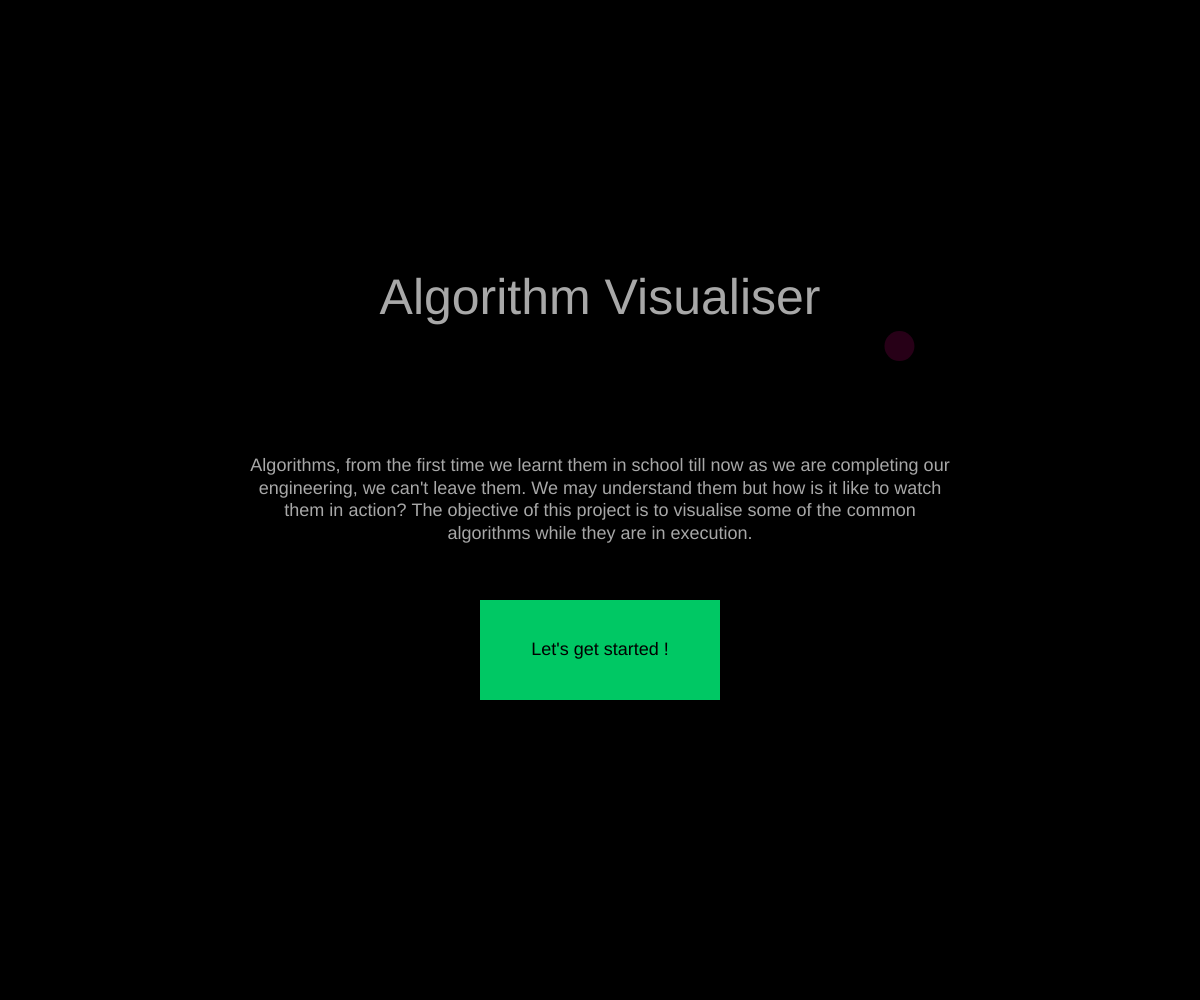
Frame 1 (no input)
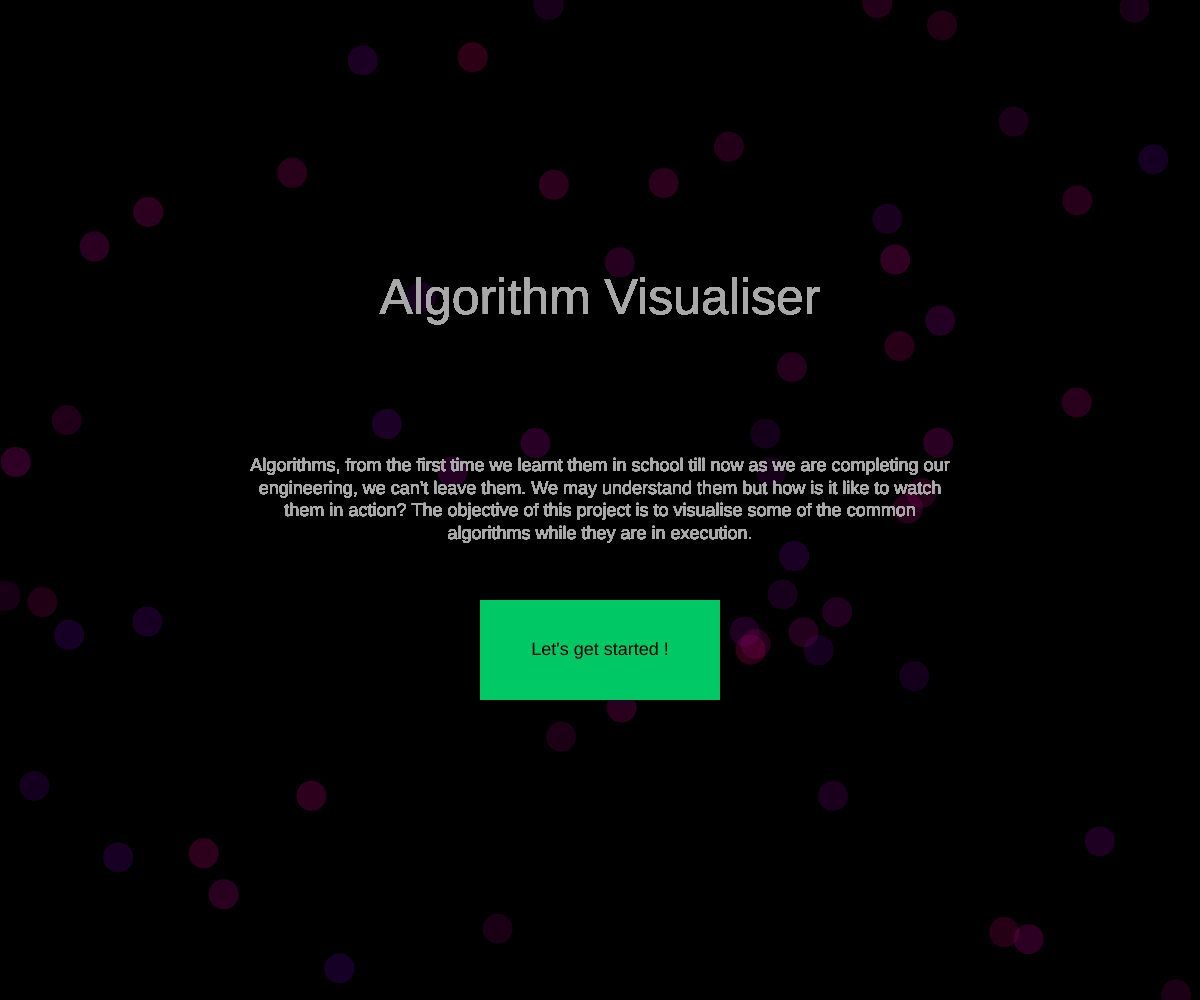
Frame 60 (no input)
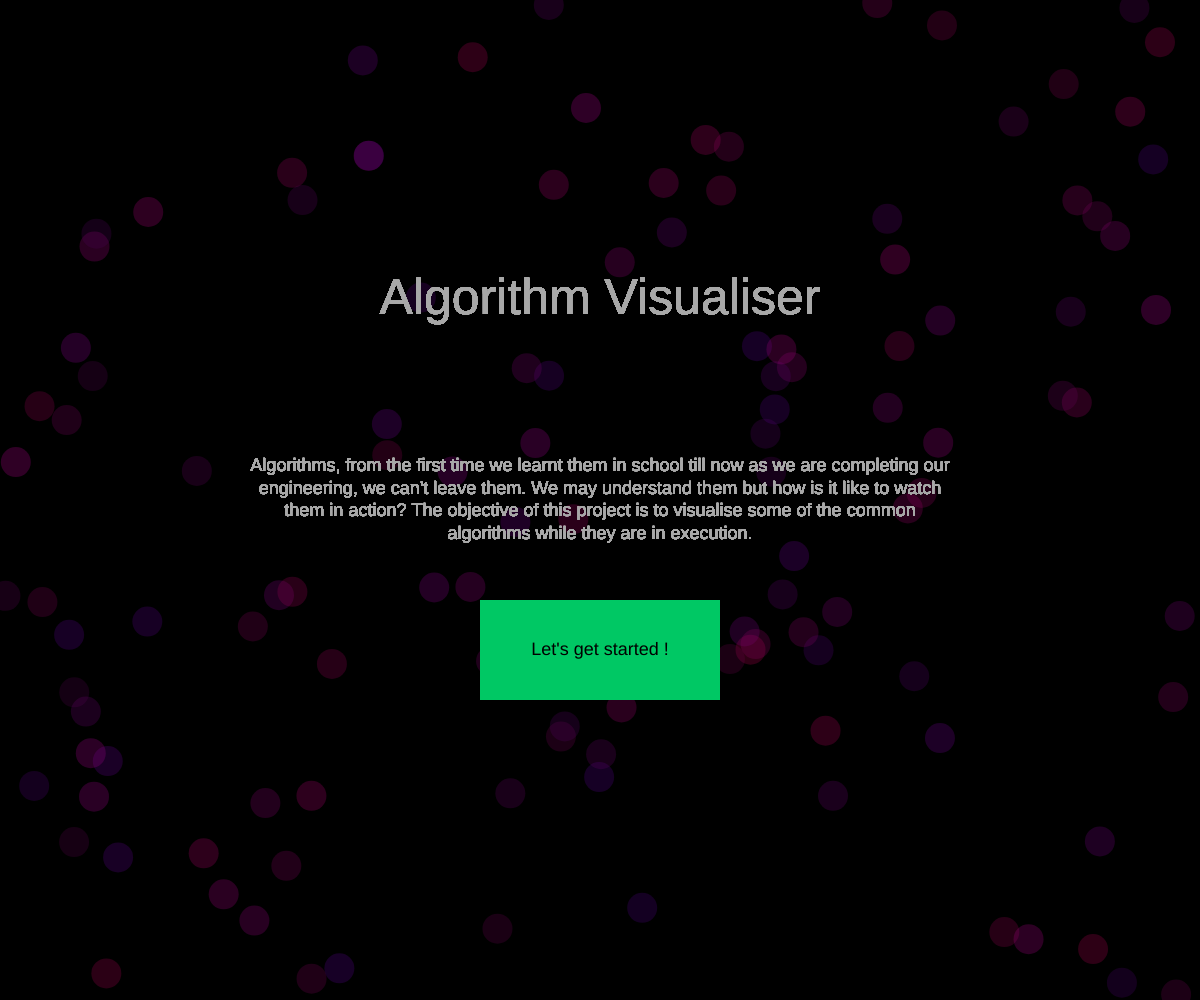
Frame 120 (the mouse pressed at the canvas centre since frame 60)

The p5.js sketch that drew these frames (run headless with seeded random() and noise() and a simulated clock; from frame 60 on, the mouse is pressed at the canvas centre):

// p5.js sketch
// ── sketch.js
let array,
  colors,
  sorter,
  representation,
  paused = true,
  w,
  passes,
  swaps,
  compares;
let pageNo;
const bubbleSort = new BubbleSort();
const selectionSortMax = new SelectionSortMax();
const selectionSortMin = new SelectionSortMin();
const insertionSort = new InsertionSort();
const mergeSort = new MergeSort();
const quickSort = new QuickSort();
const DOT = 0,
  LINE = 1;

const col = {
  r: 250,
  g: 0,
  b: 190
};

const spot = {
  x: 0,
  y: 0
};


const algorithms = {
  bubbleSort,
  selectionSortMax,
  selectionSortMin,
  insertionSort,
  mergeSort,
  quickSort,
  auxualary: {
    name: 'And a lot more coming soon!!',
    count: 0,
    representation: LINE,
    sorter: function* (arr, colors) { }
  }
}

function initialiseElements() {
  if (pageNo === 1) {
    let select_algorithm = createSelect();
    select_algorithm.position(10, 10);

    for (let algo in algorithms) {
      select_algorithm.option(algorithms[algo]['name'], algo);
    }

    select_algorithm.changed(() => {
      let algorithm = algorithms[select_algorithm.value()];
      input_count.value(algorithm['count']);
      init(algorithm, algorithm['count']);
      shuffle(array, true);
    });

    let input_count = createInput(algorithms[select_algorithm.value()]['count'].toString());
    input_count.position(10, 60);
    input_count.attribute('type', 'number');
    input_count.attribute('min', '10');
    input_count.attribute('max', '1000');

    let button_range = createButton('Ordered');
    button_range.position(10, 80);
    button_range.mousePressed(() => {
      init(algorithms[select_algorithm.value()], parseInt(input_count.value()));
    });

    let button_reversed = createButton('Reversed');
    button_reversed.position(10, 100);
    button_reversed.mousePressed(() => {
      init(algorithms[select_algorithm.value()], parseInt(input_count.value()));
      reverse(array);
    });

    let button_shuffled = createButton('Shuffled');
    button_shuffled.position(10, 120);
    button_shuffled.mousePressed(() => {
      init(algorithms[select_algorithm.value()], parseInt(input_count.value()));
      shuffle(array, true);
    });

    /*
    let button_random = createButton('Random');
    button_random.position(10, 140);
    button_random.mousePressed(() => {
      init(algorithms[select_algorithm.value()], parseInt(input_count.value()));
  
      let maximum = max(array);
      let minimum = min(array);
  
      for (let i in array) {
        array[i] = random(minimum, maximum);
      }
    });
  
    let button_noise = createButton('Noise');
    button_noise.position(10, 160);
    button_noise.mousePressed(() => {
      init(algorithms[select_algorithm.value()], parseInt(input_count.value()));
    });
    */

    // let button_back = createButton('Back');
    // button_back.position(width - 200, 10);
    // button_back.mousePressed(() => {
    //   pageNo = 0;
    //   // colors = null;
    //   // sorter = null;
    //   // representation = 0;
    //   // paused = true;
    //   // w = 0;
    //   // noLoop();
    //   // clear();
    //   background(0);
    //   // loop();
    // });

    let button_pause = createButton('Pause');
    button_pause.position(10, 35);
    button_pause.mousePressed(() => {
      paused = true
    });

    let button_next = createButton('Next');
    button_next.position(60, 35);
    button_next.mousePressed(() => {
      if (paused) {
        paused = false;
        redraw();
        paused = true;
      }
    });

    let button_sort = createButton('Sort!');
    button_sort.position(110, 35);
    button_sort.mousePressed(() => {
      if (!paused) {
        init(algorithms[select_algorithm.value()], parseInt(input_count.value()));
        shuffle(array, true);
      }

      paused = false;
    });

    init(algorithms[select_algorithm.value()], parseInt(input_count.value()));
    shuffle(array, true);
  }
}
function landingPage() {

  textAlign(CENTER, CENTER);
  fill('#A8A8A8');
  textSize(50);
  text('Algorithm Visualiser', windowWidth * 0.1, windowHeight * 0.2, windowWidth * 0.8, windowHeight * 0.2);
  textSize(18);
  text('Algorithms, from the first time we learnt them in school till now as we are completing our engineering, we can\'t leave them. We may understand them but how is it like to watch them in action? The objective of this project is to visualise some of the common algorithms while they are in execution.', windowWidth * 0.2, windowHeight * 0.3, windowWidth * 0.6, windowHeight * 0.4);
  fill(0, 200, 100);
  rect(windowWidth * 0.4, windowHeight * 0.6, windowWidth * 0.2, windowHeight * 0.1);
  fill(0);
  text('Let\'s get started !', windowWidth * 0.4, windowHeight * 0.6, windowWidth * 0.2, windowHeight * 0.1);
}
// Sketch
function setup() {

  createCanvas(windowWidth, windowHeight);
  //initialiseElements();
  pageNo = 0;
  background(0);

}

function init(algo, length) {
  paused = true;
  w = width / length;
  passes = 0;
  swaps = 0;
  compares = 0;
  representation = algo['representation'];

  // Generation of array
  // Array.from()method creates a new, shallow-copied Array instance from an array-like object.
  // as a 2nd argument a call back function is sent which contains a Map object.

  array = Array.from({
    length
  }, (v, i) => map(i, 0, length - 1, height / length, height));
  colors = Array(length).fill(color('white'));
  sorter = algo['sorter'](array, colors);
}




function draw() {

  if (pageNo === 0) {

    col.r = random(70, 170);
    col.b = random(70, 140);
    spot.x = random(0, width);
    spot.y = random(0, height);


    fill(col.r, col.g, col.b, 70);
    noStroke();
    ellipse(spot.x, spot.y, 30, 30);
    landingPage();
  }
  else if (pageNo === 1) {
    // background(160, 0, 180);
    background('#353966');
    // frameRate(2);
    noStroke();
    if (!paused) {
      let next = sorter.next();

      colors = next.value;
      paused = next.done;
    }
    for (let i = 0; i < array.length; ++i) {
      fill(colors[i]);
      if (representation === LINE) {
        stroke(0);
        rect(i * w, height - array[i], w, array[i]);
        textAlign(LEFT, TOP);
        textSize(map(array.length, 1, 100, 40, 12));
        fill(0);
        text(int(array[i] / 10), (i + 0.1) * w, height - array[i] + (height * .005));
      } else if (representation === DOT) {
        ellipse(i * w, height - array[i], w, w)
      }
      // stroke(colors[i]);
      // point(i * w,  height - array[i]);
    }
    stroke(0);
    fill(255);
    textSize(40);
    text("Passes=" + passes + " Swaps=" + swaps + " Compares=" + compares, width * 0.2, 50);
  }
}

// Helper functions

// Swap to elements
function swap(arr, i, j) {
  [arr[i], arr[j]] = [arr[j], arr[i]];
}

function mousePressed() {
  if (pageNo === 0) {
    if (mouseX > windowWidth * 0.4 && mouseX < windowWidth * 0.6 && mouseY > windowHeight * 0.6 && mouseY < windowHeight * 0.7)
      pageNo = 1;
    initialiseElements();
  }
}

// Function init() is initialising the array .
// Every algorithm function has a property called 'count' which has the length of the array to be sorted by the function. The count value is called somewhere inside here.
// ── bubble.js

function BubbleSort() {
   this.name = 'Bubble sort';
   this.count = 20;
   this.representation = 1;
   this.sorter =
      function* (arr, colors) {
         for (let n = arr.length; n > 0; --n) {
            for (let i = 0; i < n - 1; ++i) {
               // Select two elements and swap if in wrong order
               myDelay(100);
               colors[i] = color('red');
               colors[i + 1] = color('red');
               yield colors;
               colors[i] = color('white');
               colors[i + 1] = color('white');
               if (arr[i] > arr[i + 1]) {
                  swap(arr, i, i + 1);
               }
            }
            colors[n - 1] = color(128, 255, 51);
         }

         return colors;

      }
}
// ── delay.js
function myDelay(deltaT) {
   let startT = millis();
   while (millis() < startT + deltaT);
}
// ── insertion.js
function InsertionSort() {
   this.name = 'Insertion sort';
   this.count = 20;
   this.representation = 1;
   this.sorter = function* (arr, colors) {
      for (let i = 1; i < arr.length; ++i) {
         let j = i - 1;

         while (j >= 0 && arr[j] > arr[i]) {
            myDelay(100);
            colors[i] = color('red');
            yield colors;
            colors[i] = color('white');
            swap(arr, i, j);
            swap(colors, i--, j--);
         }
      }

      //Converting white to green
      for (let key in colors)
         colors[key] = color(128, 255, 51);

      return colors;
   }
}
// ── merge.js
function MergeSort() {
   this.name = 'Merge sort (in-place)';
   this.count = 40;
   this.representation = 1;
   this.sorter = function* (arr, colors, start = 0, end = arr.length - 1, self = this) {
      if (start < end) {
         // Split array into two parts
         let middle = floor((start + end) / 2);

         // Sort parts recursively
         yield* self['sorter'](arr, colors, start, middle, self);
         yield* self['sorter'](arr, colors, middle + 1, end, self);

         // Merge sorted parts
         yield* self['helpers']['merge'](arr, colors, start, middle, end);
      }

      return colors;
   };
   this.helpers = {
      merge: function* (arr, colors, start, middle, end) {
         let i = start;
         let j = middle + 1;

         while (i <= middle && j <= end) {
            myDelay(100);
            colors[i] = color('red');
            colors[j] = color('red');
            yield colors;
            colors[i] = color(128, 255, 51);
            colors[j] = color(128, 255, 51);
            if (arr[i] > arr[j]) {
               for (let k = i; k <= j; ++k) {
                  swap(arr, k, j);
                  swap(colors, k, j);
               }

               ++j;
               ++middle;
            }
            ++i;
         }
      }
   }
}
// ── quickHoare.js
function QuickSortHoare() {
   this.name = 'Quick sort (Hoare)';
   this.count = 40;
   this.representation = 1;
   this.sorter = function* quickSortHoare(arr, colors, start = 0, end = arr.length - 1, self = this) {
      if (start < end) {
         // Partition list with pivot
         let ref = {};
         yield* self['helpers']['partition'](arr, colors, start, end, ref);
         let p = ref[''];

         // Sort parts recursively
         yield* self['sorter'](arr, colors, start, p, self);
         yield* self['sorter'](arr, colors, p + 1, end, self);
      } else {
         colors[start] = color(128, 255, 51);
      }

      return colors;
   };
   this.helpers = {
      partition: function* (arr, colors, start, end, j) {
         let pivot = arr[start];
         let i = start - 1;
         j[''] = end + 1;

         while (true) {
            do {
               ++i;
            } while (arr[i] < pivot);


            do {
               --j[''];
            } while (arr[j['']] > pivot);

            colors[i] = color('red');
            colors[j['']] = color('red');
            yield colors;
            colors[i] = color('white');
            colors[j['']] = color('white');

            if (i >= j[''])
               break;


            swap(arr, i, j['']);
            myDelay(100);
         }
      }
   }
}
// ── quickLomuto.js
function QuickSort() {
   this.name = 'Quick sort';
   this.count = 40;
   this.representation = 1;
   this.sorter = function* (arr, colors, start = 0, end = arr.length - 1, self = this) {
      if (start < end) {
         // Partition list with pivot
         let ref = {};
         yield* self['helpers']['partition'](arr, colors, start, end, ref);
         let p = ref[''];

         // Sort parts recursively
         yield* self['sorter'](arr, colors, start, p - 1);
         yield* self['sorter'](arr, colors, p + 1, end);
      } else {
         colors[start] = color(128, 255, 51);
      }

      return colors;
   };
   this.helpers = {
      partition: function* (arr, colors, start, end, i) {
         let pivot = arr[end];
         i[''] = start;

         for (let j = i['']; j < end; ++j) {
            myDelay(100);
            passes++;
            compares++;
            if (arr[j] < pivot) {
               colors[i['']] = color('red');
               colors[j] = color('red');
               yield colors;
               colors[i['']] = color('white');
               colors[j] = color('white');
               swap(arr, i['']++, j);
               swaps++;
            }
         }

         swap(arr, i[''], end);
         swaps++;
         colors[i['']] = color(128, 255, 51);
      }
   }
}
// ── selectionMax.js
function SelectionSortMax() {
   this.name = 'Selection sort (Max)';
   this.count = 40;
   this.representation = 1;
   this.sorter = function* (arr, colors) {
      for (let i = arr.length - 1; i >= 0; --i) {
         // Find maximum element
         let index = i;
         passes++;
         for (let j = 0; j <= i; ++j) {
            myDelay(100);
            colors[j] = color('red');
            colors[index] = color('blue');
            yield colors;
            colors[j] = color('white');
            colors[index] = color('white');
            compares++;
            if (arr[j] > arr[index]) {
               index = j;
            }
         }

         // Swap with current element
         if (index !== i) {
            swap(arr, i, index);
            swaps++;
         }

         // Current element is correctly sorted
         colors[i] = color(128, 255, 51);
         yield colors;
      }

      return colors;
   }

}
// ── selectionMin.js
function SelectionSortMin() {
   this.name = 'Selection sort (Min)';
   this.count = 40;
   this.representation = 1;
   this.sorter = function* (arr, colors) {
      for (let i = 0; i < arr.length; ++i) {
         // Find minimum element
         let index = i;
         passes++;
         for (let j = i; j < arr.length; ++j) {
            myDelay(100);
            colors[j] = color('red');
            colors[index] = color('blue');
            yield colors;
            colors[j] = color('white');
            colors[index] = color('white');
            compares++;
            if (arr[j] < arr[index]) {
               index = j;
            }
         }

         // Swap with current element
         if (index !== i) {
            swap(arr, i, index);
            swaps++;
         }

         // Current element is correctly sorted
         colors[i] = color(108, 255, 51);
         yield colors;
      }

      return colors;
   }
}
